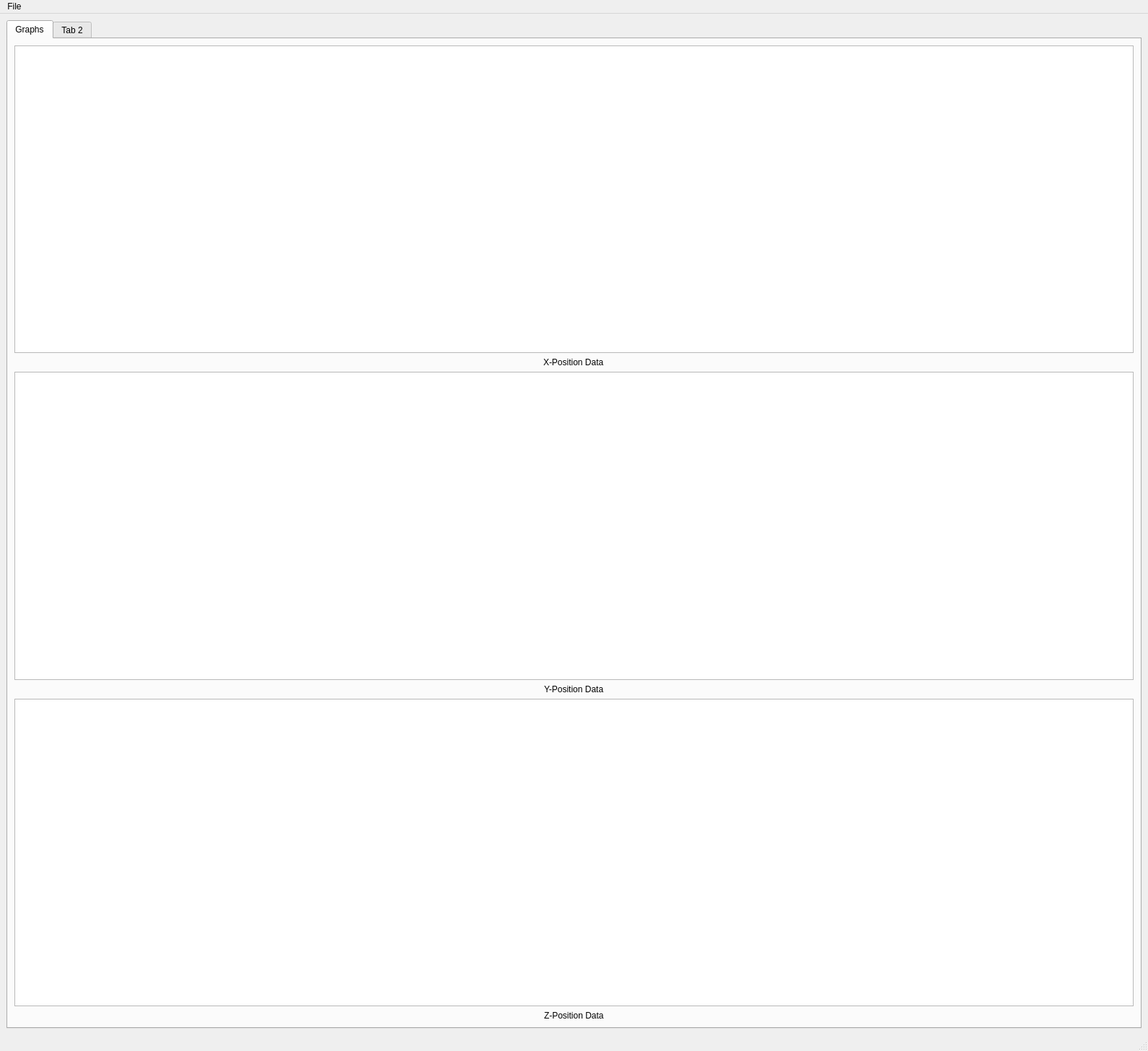
<?xml version="1.0" encoding="UTF-8"?>
<ui version="4.0">
 <class>MainWindow</class>
 <widget class="QMainWindow" name="MainWindow">
  <property name="geometry">
   <rect>
    <x>0</x>
    <y>0</y>
    <width>1591</width>
    <height>1456</height>
   </rect>
  </property>
  <property name="windowTitle">
   <string>USB-AO16-16A</string>
  </property>
  <widget class="QWidget" name="centralwidget">
   <layout class="QGridLayout" name="gridLayout_2">
    <item row="0" column="0">
     <widget class="QTabWidget" name="tabGraphs">
      <property name="sizePolicy">
       <sizepolicy hsizetype="Expanding" vsizetype="Ignored">
        <horstretch>0</horstretch>
        <verstretch>0</verstretch>
       </sizepolicy>
      </property>
      <property name="currentIndex">
       <number>0</number>
      </property>
      <widget class="QWidget" name="Graphs">
       <attribute name="title">
        <string>Graphs</string>
       </attribute>
       <layout class="QGridLayout" name="gridLayout_3">
        <item row="0" column="0">
         <layout class="QGridLayout" name="gridLayout">
          <item row="0" column="0">
           <widget class="GraphicsLayoutWidget" name="XData"/>
          </item>
          <item row="1" column="0" alignment="Qt::AlignHCenter">
           <widget class="QLabel" name="lXData">
            <property name="text">
             <string>X-Position Data</string>
            </property>
           </widget>
          </item>
          <item row="2" column="0">
           <widget class="GraphicsLayoutWidget" name="YData"/>
          </item>
          <item row="3" column="0" alignment="Qt::AlignHCenter">
           <widget class="QLabel" name="lYData">
            <property name="text">
             <string>Y-Position Data</string>
            </property>
           </widget>
          </item>
          <item row="4" column="0">
           <widget class="GraphicsLayoutWidget" name="ZData"/>
          </item>
          <item row="5" column="0" alignment="Qt::AlignHCenter">
           <widget class="QLabel" name="lZData">
            <property name="text">
             <string>Z-Position Data</string>
            </property>
           </widget>
          </item>
         </layout>
        </item>
       </layout>
      </widget>
      <widget class="QWidget" name="tab_2">
       <attribute name="title">
        <string>Tab 2</string>
       </attribute>
      </widget>
     </widget>
    </item>
   </layout>
  </widget>
  <widget class="QMenuBar" name="menubar">
   <property name="geometry">
    <rect>
     <x>0</x>
     <y>0</y>
     <width>1591</width>
     <height>38</height>
    </rect>
   </property>
   <widget class="QMenu" name="menuFile">
    <property name="title">
     <string>File</string>
    </property>
    <addaction name="actionOpen"/>
    <addaction name="actionExit"/>
   </widget>
   <addaction name="menuFile"/>
  </widget>
  <widget class="QStatusBar" name="statusbar"/>
  <action name="actionOpen">
   <property name="text">
    <string>Open Data File</string>
   </property>
  </action>
  <action name="actionExit">
   <property name="text">
    <string>Exit</string>
   </property>
  </action>
 </widget>
 <customwidgets>
  <customwidget>
   <class>GraphicsLayoutWidget</class>
   <extends>QGraphicsView</extends>
   <header location="global">pyqtgraph</header>
  </customwidget>
 </customwidgets>
 <resources/>
 <connections/>
</ui>
